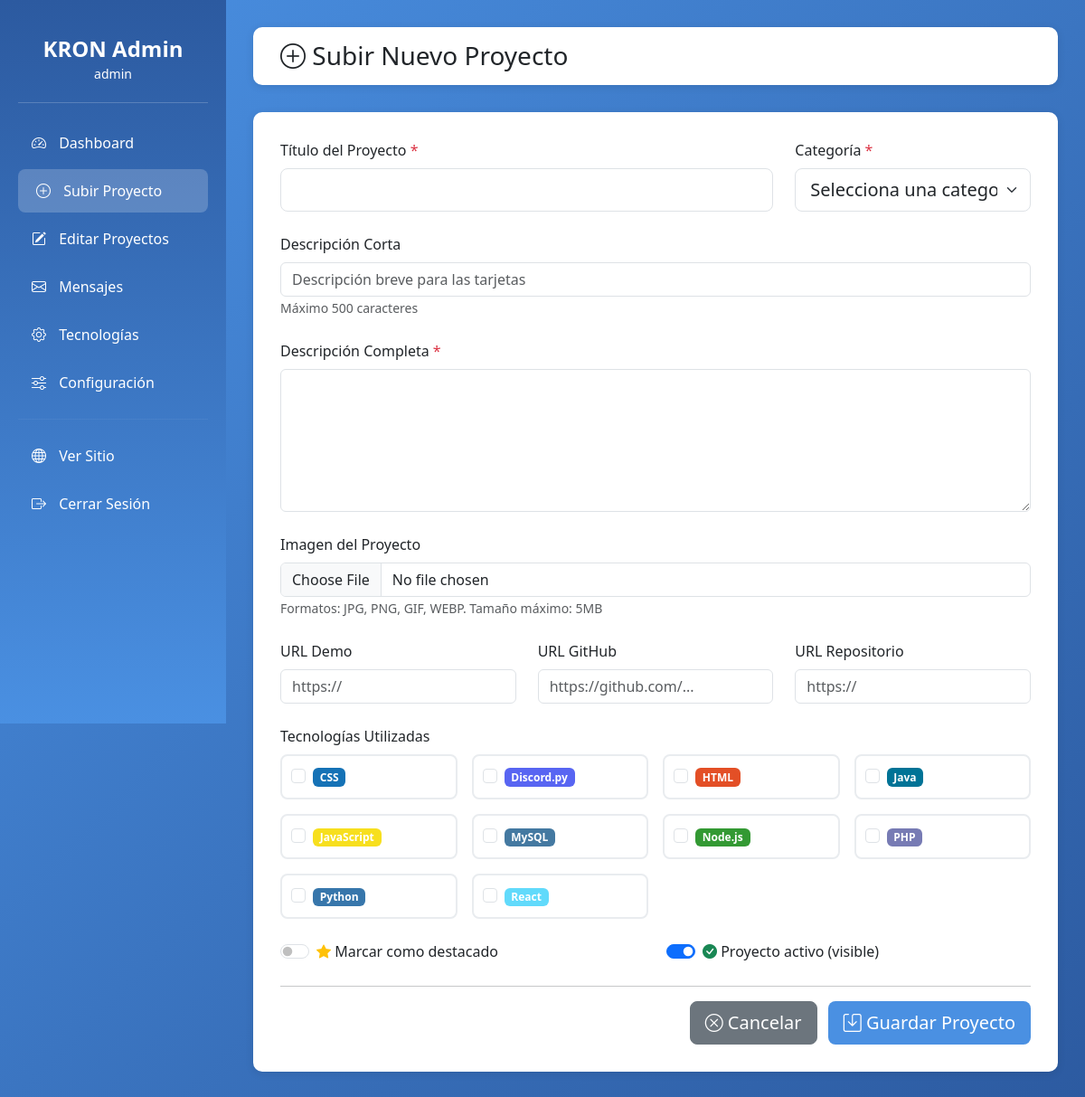
The page /admin/subir-proyecto.php (signed in) on the database its author committed.
### tables this page shows
CREATE TABLE tecnologias (
    id INT AUTO_INCREMENT PRIMARY KEY,
    nombre VARCHAR(50) NOT NULL UNIQUE,
    icono VARCHAR(255),
    color VARCHAR(7)
);

### admin/subir-proyecto.php (the view, shortened to what this page needs)
<?php
require_once '../includes/conexion.php';
$tecnologias = $conn->query("SELECT * FROM tecnologias ORDER BY nombre");
?>
<!DOCTYPE html>
<html lang="es">
<head>
    <link href="https://cdn.jsdelivr.net/npm/bootstrap@5.3.0/dist/css/bootstrap.min.css" rel="stylesheet">
    <link rel="stylesheet" href="https://cdn.jsdelivr.net/npm/bootstrap-icons@1.11.0/font/bootstrap-icons.css">
    <link rel="stylesheet" href="../assets/css/configuracion.css">
</head>
<body>
    <div class="sidebar">
        <div class="sidebar-header">
            <h4>KRON Admin</h4>
            <small><?php echo $_SESSION['admin_usuario']; ?></small>
        </div>
        <ul class="sidebar-menu">
            <li>
                <a href="dashboard.php">
                    <i class="bi bi-speedometer2"></i> Dashboard
                </a>
            </li>
            <li>
                <a href="subir-proyecto.php" class="active">
                    <i class="bi bi-plus-circle"></i> Subir Proyecto
                </a>
            </li>
            <li>
                <a href="editar-proyecto.php">
                    <i class="bi bi-pencil-square"></i> Editar Proyectos
                </a>
            </li>
            <li>
                <a href="mensajes.php">
                    <i class="bi bi-envelope"></i> Mensajes
                </a>
            </li>
            <li>
                <a href="tecnologias.php">
                    <i class="bi bi-gear"></i> Tecnologías
                </a>
            </li>
            <li>
                <a href="configuracion.php">
                    <i class="bi bi-sliders"></i> Configuración
                </a>
            </li>
            <li>
                <hr style="border-color: rgba(255,255,255,0.2);">
            </li>
            <li>
                <a href="../index.php" target="_blank">
                    <i class="bi bi-globe"></i> Ver Sitio
                </a>
            </li>
            <li>
                <a href="logout.php">
                    <i class="bi bi-box-arrow-right"></i> Cerrar Sesión
                </a>
            </li>
        </ul>
    </div>
    <div class="main-content">
        <div class="top-bar">
            <h3 class="mb-0">
                <i class="bi bi-plus-circle"></i> Subir Nuevo Proyecto
            </h3>
        </div>
        <div class="form-card">
            <form method="POST" action="subir-proyecto.php" enctype="multipart/form-data">
                <div class="row">
                    <div class="col-md-8 mb-4">
                        <label for="titulo" class="form-label">
                            Título del Proyecto <span class="text-danger">*</span>
                        </label>
                        <input type="text"
                               class="form-control form-control-lg"
                               id="titulo"
                               name="titulo"
                               value="<?php echo htmlspecialchars($titulo ?? ''); ?>"
                               required>
                    </div>
                    <div class="col-md-4 mb-4">
                        <label for="categoria_id" class="form-label">
                            Categoría <span class="text-danger">*</span>
                        </label>
                        <select class="form-select form-select-lg" id="categoria_id" name="categoria_id" required>
                            <option value="">Selecciona una categoría</option>
                        </select>
                    </div>
                </div>
                <div class="mb-4">
                    <label for="descripcion_corta" class="form-label">Descripción Corta</label>
                    <input type="text"
                           class="form-control"
                           id="descripcion_corta"
                           name="descripcion_corta"
                           maxlength="500"
                           placeholder="Descripción breve para las tarjetas"
                           value="<?php echo htmlspecialchars($descripcion_corta ?? ''); ?>">
                    <small class="text-muted">Máximo 500 caracteres</small>
                </div>
                <div class="mb-4">
                    <label for="descripcion" class="form-label">
                        Descripción Completa <span class="text-danger">*</span>
                    </label>
                    <textarea class="form-control"
                              id="descripcion"
                              name="descripcion"
                              rows="6"
                              required><?php echo htmlspecialchars($descripcion ?? ''); ?></textarea>
                </div>
                <div class="mb-4">
                    <label for="imagen" class="form-label">Imagen del Proyecto</label>
                    <input type="file"
                           class="form-control"
                           id="imagen"
                           name="imagen"
                           accept="image/jpeg,image/png,image/gif,image/webp">
                    <small class="text-muted">Formatos: JPG, PNG, GIF, WEBP. Tamaño máximo: 5MB</small>
                </div>
                <div class="row mb-4">
                    <div class="col-md-4">
                        <label for="url_demo" class="form-label">URL Demo</label>
                        <input type="url"
                               class="form-control"
                               id="url_demo"
                               name="url_demo"
                               placeholder="https://"
                               value="<?php echo htmlspecialchars($url_demo ?? ''); ?>">
                    </div>
                    <div class="col-md-4">
                        <label for="url_github" class="form-label">URL GitHub</label>
                        <input type="url"
                               class="form-control"
                               id="url_github"
                               name="url_github"
                               placeholder="https://github.com/..."
                               value="<?php echo htmlspecialchars($url_github ?? ''); ?>">
                    </div>
                    <div class="col-md-4">
                        <label for="url_repo" class="form-label">URL Repositorio</label>
                        <input type="url"
                               class="form-control"
                               id="url_repo"
                               name="url_repo"
                               placeholder="https://"
                               value="<?php echo htmlspecialchars($url_repo ?? ''); ?>">
                    </div>
                </div>
                <div class="mb-4">
                    <label class="form-label">Tecnologías Utilizadas</label>
                    <div class="row g-3">
                        <?php
                        $tecnologias->data_seek(0);
                        while ($tech = $tecnologias->fetch_assoc()):
                        ?>
                            <div class="col-md-3">
                                <div class="tech-checkbox">
                                    <div class="form-check">
                                        <input class="form-check-input"
                                               type="checkbox"
                                               name="tecnologias[]"
                                               value="<?php echo $tech['id']; ?>"
                                               id="tech_<?php echo $tech['id']; ?>">
                                        <label class="form-check-label" for="tech_<?php echo $tech['id']; ?>">
                                            <span class="badge" style="background-color: <?php echo $tech['color']; ?>">
                                                <?php echo htmlspecialchars($tech['nombre']); ?>
                                            </span>
                                        </label>
                                    </div>
                                </div>
                            </div>
                        <?php endwhile; ?>
                    </div>
                </div>
                <div class="row mb-4">
                    <div class="col-md-6">
                        <div class="form-check form-switch">
                            <input class="form-check-input"
                                   type="checkbox"
                                   id="destacado"
                                   name="destacado"
                                   <?php echo (isset($destacado) && $destacado) ? 'checked' : ''; ?>>
                            <label class="form-check-label" for="destacado">
                                <i class="bi bi-star-fill text-warning"></i> Marcar como destacado
                            </label>
                        </div>
                    </div>
                    <div class="col-md-6">
                        <div class="form-check form-switch">
                            <input class="form-check-input"
                                   type="checkbox"
                                   id="activo"
                                   name="activo"
                                   checked>
                            <label class="form-check-label" for="activo">
                                <i class="bi bi-check-circle-fill text-success"></i> Proyecto activo (visible)
                            </label>
                        </div>
                    </div>
                </div>
                <hr>
                <div class="text-end">
                    <a href="dashboard.php" class="btn btn-secondary btn-lg me-2">
                        <i class="bi bi-x-circle"></i> Cancelar
                    </a>
                    <button type="submit" class="btn btn-lg" style="background-color: var(--primary-blue); color: white;">
                        <i class="bi bi-save"></i> Guardar Proyecto
                    </button>
                </div>
            </form>
        </div>
    </div>
</body>
</html>

### assets/css/configuracion.css (style rules this page uses)
:root { --primary-blue: #4a90e2; --dark-blue: #2c5aa0; --sidebar-width: 250px; }
body { font-family: 'Segoe UI', Tahoma, Geneva, Verdana, sans-serif; background-color: #f8f9fa; }
.sidebar { position: fixed; top: 0; left: 0; height: 100vh; width: var(--sidebar-width); background: linear-gradient(180deg, var(--dark-blue) 0%, var(--primary-blue) 100%); color: white; padding: 20px; overflow-y: auto; }
.sidebar-header { text-align: center; padding: 20px 0; border-bottom: 1px solid rgba(255,255,255,0.2); margin-bottom: 20px; }
.sidebar-header h4 { margin: 0; font-weight: bold; }
.sidebar-menu { list-style: none; padding: 0; }
.sidebar-menu li { margin-bottom: 5px; }
.sidebar-menu a { display: block; padding: 12px 15px; color: white; text-decoration: none; border-radius: 8px; transition: all 0.3s; }
.sidebar-menu a:hover, .sidebar-menu a.active { background: rgba(255,255,255,0.2); padding-left: 20px; }
.sidebar-menu i { margin-right: 10px; width: 20px; }
.main-content { margin-left: var(--sidebar-width); padding: 30px; }
.top-bar { background: white; padding: 15px 30px; border-radius: 10px; box-shadow: 0 2px 10px rgba(0,0,0,0.1); margin-bottom: 30px; }
.form-card { background: white; border-radius: 10px; padding: 30px; box-shadow: 0 2px 10px rgba(0,0,0,0.1); margin-bottom: 30px; }
body { background: linear-gradient(135deg, var(--primary-blue) 0%, var(--dark-blue) 100%); min-height: 100vh; display: flex; align-items: center; justify-content: center; font-family: 'Segoe UI', Tahoma, Geneva, Verdana, sans-serif; }
.form-card { background: white; border-radius: 10px; padding: 30px; box-shadow: 0 2px 10px rgba(0,0,0,0.1); }
.tech-checkbox { padding: 10px; border: 2px solid #e9ecef; border-radius: 8px; transition: all 0.3s; cursor: pointer; }

### rows shown on the page
tecnologias: nombre "CSS"
tecnologias: nombre "Discord.py"
tecnologias: nombre "HTML"
tecnologias: nombre "Java"
tecnologias: nombre "JavaScript"
tecnologias: nombre "MySQL"
tecnologias: nombre "Node.js"
tecnologias: nombre "PHP"
tecnologias: nombre "Python"
tecnologias: nombre "React"

### other values the page prints
$_SESSION['admin_usuario'] "admin"
